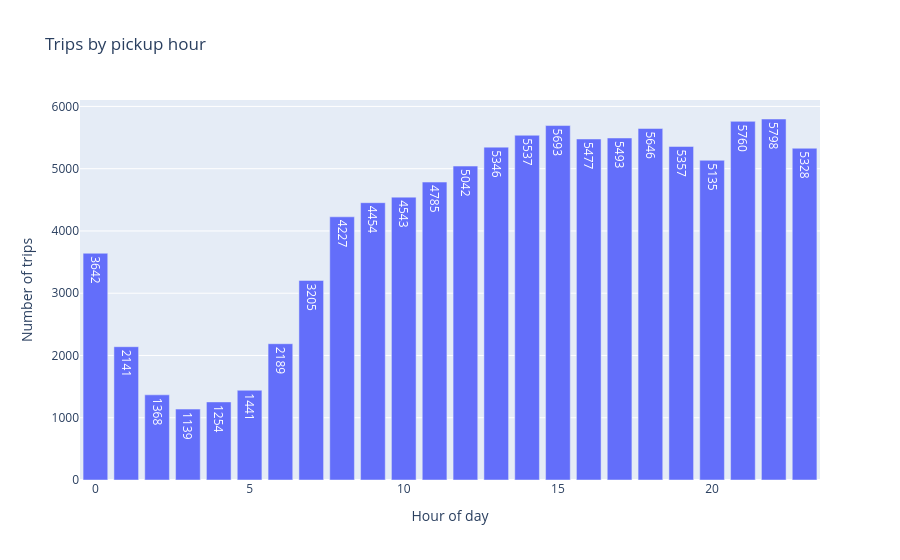

Notebook code for this chart:
### Markdown cell above
### Analyse trips by hours of the day

### Code cell
fig1 = px.bar(
    x=trips_by_hour.index,
    y=trips_by_hour.values,
    labels={"x": "Hour of day", "y": "Number of trips"},
    title="Trips by pickup hour",
    text=trips_by_hour.values
)

fig1.show()

### Figure 1 — Plotly figure (JSON) as saved in the notebook; plotly's stock layout.template omitted (floating-point values rounded to 4 significant figures)
{"data": [{"hovertemplate": "Hour of day=%{x}<br>Number of trips=%{y}<br>text=%{text}<extra></extra>", "legendgroup": "", "marker": {"color": "#636efa", "pattern": {"shape": ""}}, "name": "", "orientation": "v", "showlegend": false, "text": [3642.0, 2141.0, 1368.0, 1139.0, 1254.0, 1441.0, 2189.0, 3205.0, 4227.0, 4454.0, 4543.0, 4785.0, 5042.0, 5346.0, 5537.0, 5693.0, 5477.0, 5493.0, 5646.0, 5357.0, 5135.0, 5760.0, 5798.0, 5328.0], "textposition": "auto", "type": "bar", "x": [0, 1, 2, 3, 4, 5, 6, 7, 8, 9, 10, 11, 12, 13, 14, 15, 16, 17, 18, 19, 20, 21, 22, 23], "xaxis": "x", "y": [3642, 2141, 1368, 1139, 1254, 1441, 2189, 3205, 4227, 4454, 4543, 4785, 5042, 5346, 5537, 5693, 5477, 5493, 5646, 5357, 5135, 5760, 5798, 5328], "yaxis": "y"}], "layout": {"barmode": "relative", "legend": {"tracegroupgap": 0}, "title": {"text": "Trips by pickup hour"}, "xaxis": {"anchor": "y", "domain": [0, 1], "title": {"text": "Hour of day"}}, "yaxis": {"anchor": "x", "domain": [0, 1], "title": {"text": "Number of trips"}}}}
